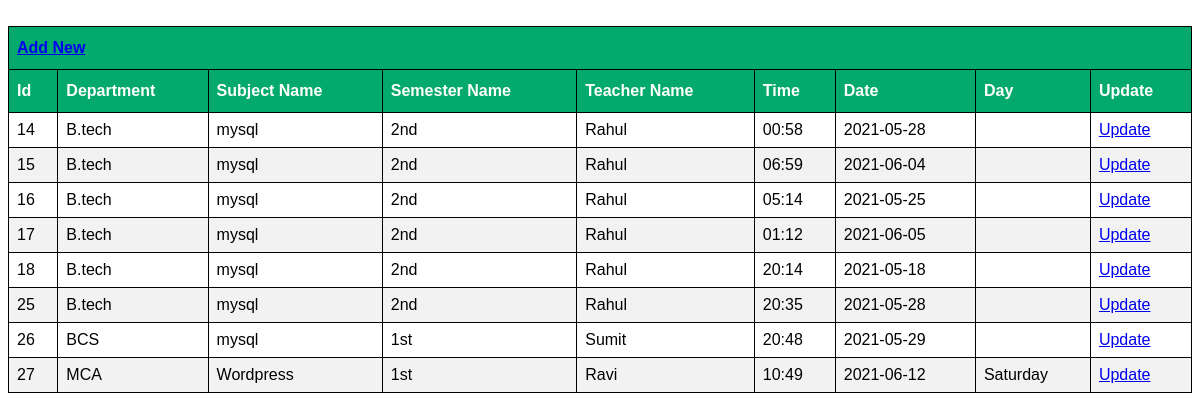
Screenshot of /timetable.php with the database file from the repository.
### tables this page shows
CREATE TABLE `timeschedule` (
  `timeschedule_id` int(11) NOT NULL,
  `department_name` varchar(20) DEFAULT NULL,
  `semester_name` varchar(20) DEFAULT NULL,
  `subject_name` varchar(20) DEFAULT NULL,
  `time` varchar(20) DEFAULT NULL,
  `date` varchar(40) DEFAULT NULL,
  `teacher_id` int(11) NOT NULL,
  `day` varchar(10) NOT NULL
);

CREATE TABLE `department` (
  `department_id` int(11) NOT NULL,
  `department_name` varchar(50) NOT NULL
);

CREATE TABLE `subject` (
  `subject_id` int(11) NOT NULL,
  `subject_name` varchar(20) DEFAULT NULL,
  `sem_id` int(11) NOT NULL,
  `department_id` int(11) NOT NULL
);

CREATE TABLE `semester` (
  `sem_id` int(11) NOT NULL,
  `semester_name` varchar(20) DEFAULT NULL,
  `department_id` int(11) NOT NULL
);

CREATE TABLE `teacher` (
  `teacher_id` int(11) NOT NULL,
  `name` varchar(50) NOT NULL,
  `eid` varchar(50) NOT NULL,
  `password` varchar(10) NOT NULL,
  `mob` bigint(20) NOT NULL,
  `address` varchar(1000) NOT NULL,
  `department_id` int(11) NOT NULL,
  `sem_id` int(11) NOT NULL,
  `status` varchar(100) NOT NULL,
  `date` date NOT NULL
);

### timetable.php (the view, shortened to what this page needs)
<?php
echo "<table id='customers'>";
echo "<tr class='danger'><th colspan='9'><a href='admindashboard.php?info=add_timetable' class='btn btn-primary'>Add New</a></th></tr>";
echo "<Tr>
<th>Id</th>
<th>Department</th>
<th>Subject Name</th>
<th>Semester Name</th>
<th>Teacher Name</th>
<th>Time</th>
<th>Date</th>
<th>Day</th>
<th>Update</th>
</tr>";
$que=mysqli_query($con,"select *  from timeschedule");
	while($res=mysqli_fetch_array($que))
	{
	echo "<tr>";
	echo "<td>".$res['timeschedule_id']."</td>" ;
	$que2=mysqli_query($con,"select *  from department where department_id='".$res['department_name']."'");
	$res2=mysqli_fetch_array($que2);
	echo "<td>".$res2['department_name']."</td>" ;
	$que3=mysqli_query($con,"select *  from subject where subject_id='".$res['subject_name']."'");
	$res3=mysqli_fetch_array($que3);
	echo "<td>".$res3['subject_name']."</td>" ;
	$que4=mysqli_query($con,"select *  from semester where sem_id='".$res['semester_name']."'");
	$res4=mysqli_fetch_array($que4);
	echo "<td>".$res4['semester_name']."</td>" ;
	$que5=mysqli_query($con,"select *  from teacher where teacher_id='".$res['teacher_id']."'");
	$res5=mysqli_fetch_array($que5);
	echo "<td>".$res5['name']."</td>" ;
	echo "<td>".$res['time']."</td>" ;
	echo "<td>".$res['date']."</td>" ;
	echo "<td>".$res['day']."</td>" ;
	echo "<td><a href='admindashboard.php?info=updatetimetable&timeschedule_id=$res[timeschedule_id]' class='btn btn-warning'>Update</a></td>";
	?>
	<?php
	echo "</tr>";
	}
	echo "</table>";
?>

### timetable.php (style rules this page uses)
#customers { font-family: Arial, Helvetica, sans-serif; border-collapse: collapse; width: 100%; }
#customers td, #customers th { border: 1px solid black; padding: 8px; }
#customers tr:nth-child(even) { background-color: #f2f2f2; }
#customers th { padding-top: 12px; padding-bottom: 12px; text-align: left; background-color: #04AA6D; color: white; }

### rows the page displays
timeschedule: timeschedule_id "14", department.department_name "B.tech", subject.subject_name "mysql", semester.semester_name "2nd", teacher.name "Rahul", time "00:58", date "2021-05-28"
timeschedule: timeschedule_id "15", department.department_name "B.tech", subject.subject_name "mysql", semester.semester_name "2nd", teacher.name "Rahul", time "06:59", date "2021-06-04"
timeschedule: timeschedule_id "16", department.department_name "B.tech", subject.subject_name "mysql", semester.semester_name "2nd", teacher.name "Rahul", time "05:14", date "2021-05-25"
timeschedule: timeschedule_id "17", department.department_name "B.tech", subject.subject_name "mysql", semester.semester_name "2nd", teacher.name "Rahul", time "01:12", date "2021-06-05"
timeschedule: timeschedule_id "18", department.department_name "B.tech", subject.subject_name "mysql", semester.semester_name "2nd", teacher.name "Rahul", time "20:14", date "2021-05-18"
timeschedule: timeschedule_id "25", department.department_name "B.tech", subject.subject_name "mysql", semester.semester_name "2nd", teacher.name "Rahul", time "20:35", date "2021-05-28"
timeschedule: timeschedule_id "26", department.department_name "BCS", subject.subject_name "mysql", semester.semester_name "1st", teacher.name "Sumit", time "20:48", date "2021-05-29"
timeschedule: timeschedule_id "27", department.department_name "MCA", subject.subject_name "Wordpress", semester.semester_name "1st", teacher.name "Ravi", time "10:49", date "2021-06-12", day "Saturday"
